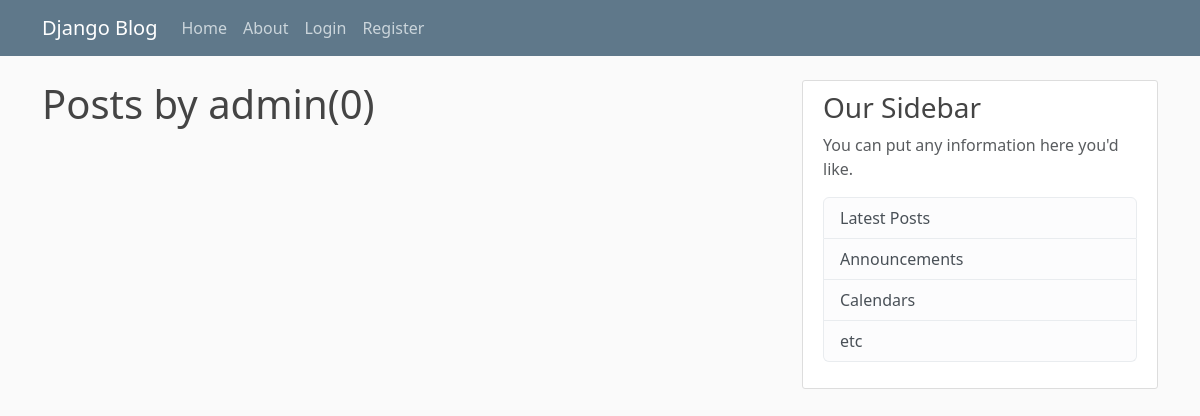
Page /user/admin on the earlier database version.
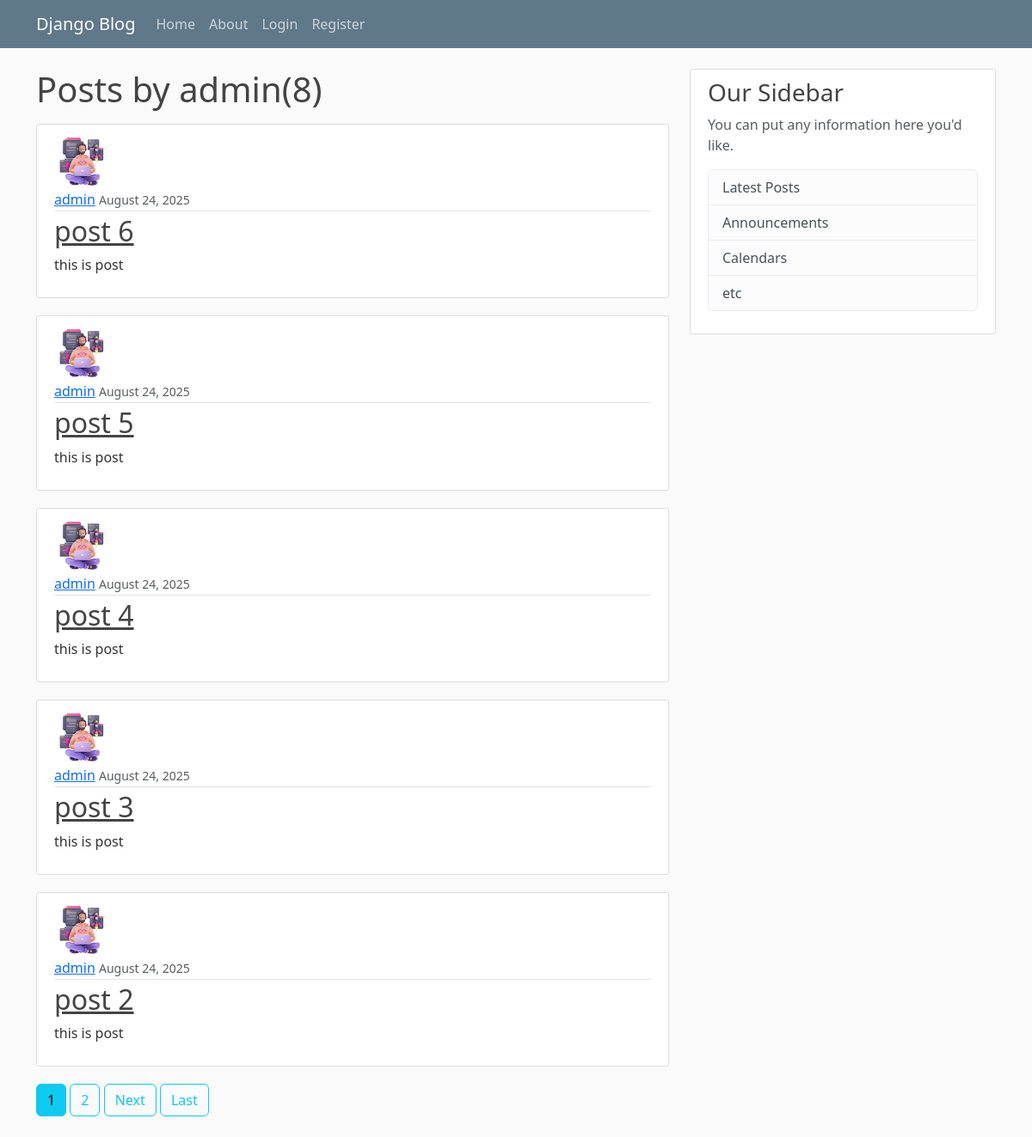
Same page on the later database version.
### blog/models.py (models this page shows, shortened)
class Post(models.Model):
    title = models.CharField(max_length=100)
    content = models.TextField()
    date_posted = models.DateTimeField(default= timezone.now)
    author = models.ForeignKey(User,on_delete=models.CASCADE)

### users/models.py (models this page shows, shortened)
class Profile(models.Model):
    user = models.OneToOneField(User,on_delete=models.CASCADE)
    image = models.ImageField(default='default.jpg',upload_to='profile_pics')

### blog/views.py (the view)
# urls.py: path('user/<str:username>',UserPostListView.as_view(),name='user-posts'),
class UserPostListView(ListView):
    model = Post
    template_name = 'blog/user_posts.html'
    context_object_name = 'posts'
    ordering = ['-date_posted']
    paginate_by = 5
    def get_queryset(self):
        user = get_object_or_404(User,username=self.kwargs.get('username'))
        return Post.objects.filter(author=user).order_by('-date_posted')

### blog/templates/blog/user_posts.html (shortened to what this page needs)
{% extends "blog/base.html" %}
{% block content%}
<h1 class="mb-3">Posts by {{ view.kwargs.username}}({{page_obj.paginator.count}})</h1>
    {%for post in posts%}
    <article class="media content-section">
      <img class="rounded-circle article-img" src="{{post.author.profile.image.url}}">
  <div class="media-body">
    <div class="article-metadata">
      <a class="mr-2" href="{%url 'user-posts' post.author.username %}">{{ post.author }}</a>
      <small class="text-muted">{{ post.date_posted| date:"F d, Y" }}</small>
    </div>
    <h2><a class="article-title" href="{% url 'post-detail' post.id %}">{{ post.title }}</a></h2>
    <p class="article-content">{{ post.content }}</p>
  </div>
</article>
    {% endfor %}
    {% if is_paginated %}
      {% for num in page_obj.paginator.page_range%}
        {%if page_obj.number == num %}
           <a class="btn btn-info mb-4" href="?page={{ num }}">{{num}}</a>
        {%elif num > page_obj.number|add:'-3' and num < page_obj.number|add:'3'%}
            <a class="btn btn-outline-info mb-4" href="?page={{ num }}">{{num}}</a>
        {%endif%}
      {%endfor%}
      {% if page_obj.has_next%}
        <a class="btn btn-outline-info mb-4" href="?page={{page_obj.next_page_number}}">Next</a>
        <a class="btn btn-outline-info mb-4" href="?page={{page_obj.paginator.num_pages}}">Last</a>
      {%endif%}
    {% endif %}
{%endblock content%}

### blog/templates/blog/base.html (shortened to what this page needs)
{% load static %}
<!DOCTYPE html>
<html lang="en">
<head>
    <link href="https://cdn.jsdelivr.net/npm/bootstrap@5.3.7/dist/css/bootstrap.min.css" rel="stylesheet">
    <link rel="stylesheet" href="{% static 'blog/main.css'%}">
</head>
<body>
<header class="site-header">
  <nav class="navbar navbar-expand-md navbar-dark bg-steel fixed-top">
    <div class="container">
      <a class="navbar-brand mr-4" href="/">Django Blog</a>
      <div class="collapse navbar-collapse" id="navbarToggle">
        <div class="navbar-nav mr-auto">
          <a class="nav-item nav-link" href="{% url 'blog-home'%}">Home</a>
          <a class="nav-item nav-link" href="{% url 'blog-about'%}">About</a>
        </div>
        <div class="navbar-nav">
          {% if user.is_authenticated%}
          <a class="nav-item nav-link" href="{% url 'profile' %}">Profile</a>
          <a class="nav-item nav-link" href="{% url 'post-create' %}">Create Post</a>
          <form action="{% url 'logout' %}" method="post">
              {% csrf_token %}
              <button type="submit" class="nav-item nav-link">Logout</button>
          </form>
          {% else %}
          <a class="nav-item nav-link" href="{% url 'login' %}">Login</a>
          <a class="nav-item nav-link" href="{% url 'register' %}">Register</a>
          {%endif%}
        </div>
      </div>
    </div>
  </nav>
</header>
<main role="main" class="container">
  <div class="row">
    <div class="col-md-8">
      {% block content %}{% endblock %}
    </div>
    <div class="col-md-4">
      <div class="content-section">
        <h3>Our Sidebar</h3>
        <p class='text-muted'>You can put any information here you'd like.
          <ul class="list-group">
            <li class="list-group-item list-group-item-light">Latest Posts</li>
            <li class="list-group-item list-group-item-light">Announcements</li>
            <li class="list-group-item list-group-item-light">Calendars</li>
            <li class="list-group-item list-group-item-light">etc</li>
          </ul>
        </p>
      </div>
    </div>
  </div>
</main>
</body>
</html>

### blog/static/blog/main.css (style rules this page uses)
body { background: #fafafa; color: #333333; margin-top: 5rem; }
h1, h2, h3, h4, h5, h6 { color: #444444; }
ul { margin: 0; }
.bg-steel { background-color: #5f788a; }
.site-header .navbar-nav .nav-link { color: #cbd5db; }
.content-section { background: #ffffff; padding: 10px 20px; border: 1px solid #dddddd; border-radius: 3px; margin-bottom: 20px; }
.article-title { color: #444444; }
.article-content { white-space: pre-line; }
.article-img { height: 65px; width: 65px; margin-right: 16px; }
.article-metadata { padding-bottom: 1px; margin-bottom: 4px; border-bottom: 1px solid #e3e3e3 }

Differences in the rows shown:
added Post: author.profile.image (placeholder picture), author "admin", date_posted "August 24, 2025", title "post 6", content "this is post"
added Post: author.profile.image (placeholder picture), author "admin", date_posted "August 24, 2025", title "post 5", content "this is post"
added Post: author.profile.image (placeholder picture), author "admin", date_posted "August 24, 2025", title "post 4", content "this is post"
added Post: author.profile.image (placeholder picture), author "admin", date_posted "August 24, 2025", title "post 3", content "this is post"
added Post: author.profile.image (placeholder picture), author "admin", date_posted "August 24, 2025", title "post 2", content "this is post"
Other differences:
{{ page_obj.paginator.count }}: "0" → "8"
new list line: "1"
new list line: "2"
text now shown: "Next Last"
